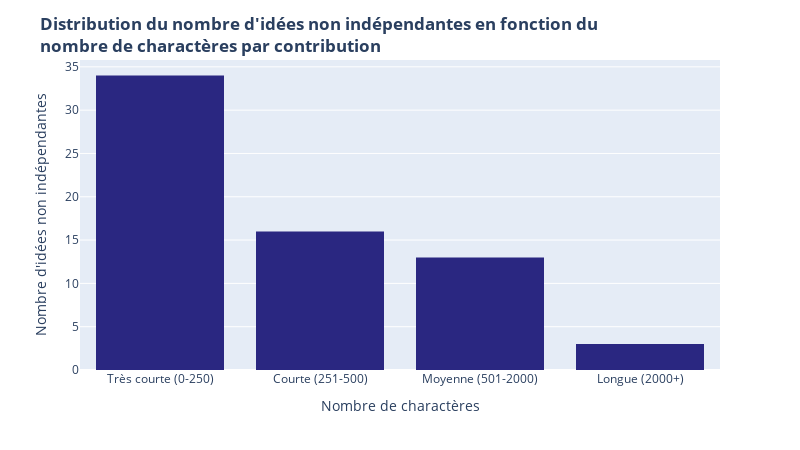

The notebook cell this image was saved under:
### Code cell
fig = px.histogram(
    df, x="contrib_cat", y="Idées_non_ind",
    color_discrete_sequence=["#2a2781"], histfunc="sum", category_orders=dict(contrib_cat=length_labels)
)
fig.update_layout(
    title={"text": "<b>Distribution du nombre d'idées non indépendantes en fonction du <br>nombre de charactères par contribution</b>"}, 
    xaxis_title="Nombre de charactères", 
    yaxis_title="Nombre d'idées non indépendantes", 
    width=800, height=450
)
fig.update_traces(
    hovertemplate =
        "Nombre d'idées non indépendantes = %{y}<extra></extra>"
)
fig.show()

### Figure 1 — Plotly figure (JSON) as saved in the notebook; plotly's stock layout.template omitted (floating-point values rounded to 4 significant figures; data arrays with more than 128 entries replaced by an {"elided": "..."} marker saying what was removed)
{"data": [{"bingroup": "x", "histfunc": "sum", "hovertemplate": "Nombre d'idées non indépendantes = %{y}<extra></extra>", "legendgroup": "", "marker": {"color": "#2a2781", "pattern": {"shape": ""}}, "name": "", "orientation": "v", "showlegend": false, "type": "histogram", "x": {"elided": "200 str values"}, "xaxis": "x", "y": {"elided": "200 float values"}, "yaxis": "y"}], "layout": {"barmode": "relative", "height": 450, "legend": {"tracegroupgap": 0}, "margin": {"t": 60}, "title": {"text": "<b>Distribution du nombre d'idées non indépendantes en fonction du <br>nombre de charactères par contribution</b>"}, "width": 800, "xaxis": {"anchor": "y", "categoryarray": ["Très courte (0-250)", "Courte (251-500)", "Moyenne (501-2000)", "Longue (2000+)"], "categoryorder": "array", "domain": [0, 1], "title": {"text": "Nombre de charactères"}}, "yaxis": {"anchor": "x", "domain": [0, 1], "title": {"text": "Nombre d'idées non indépendantes"}}}}
